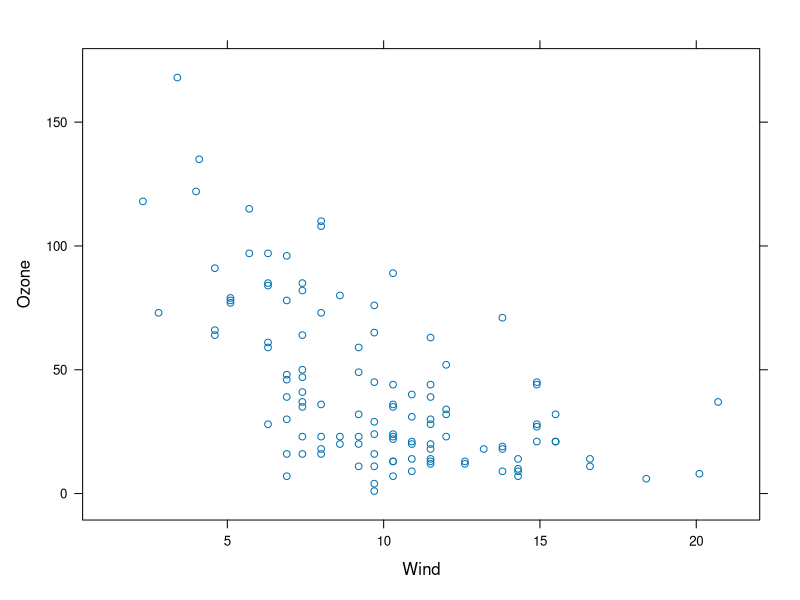
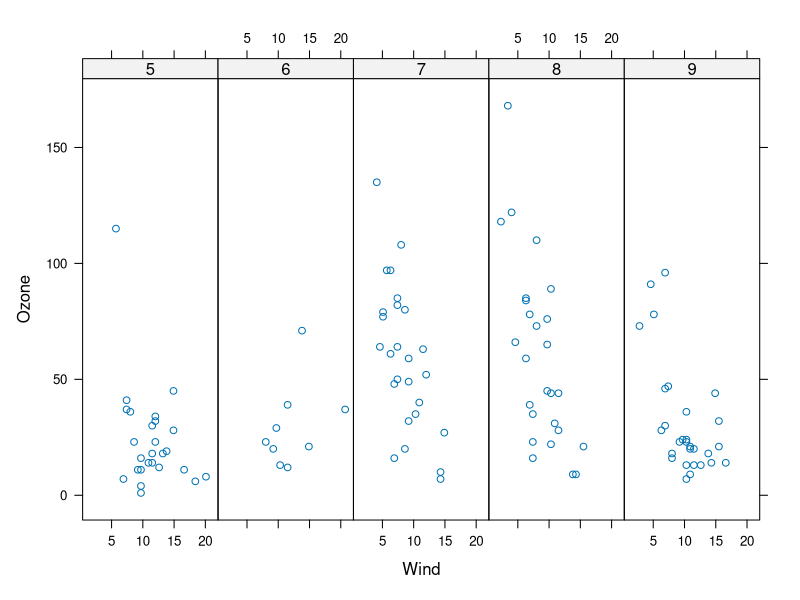
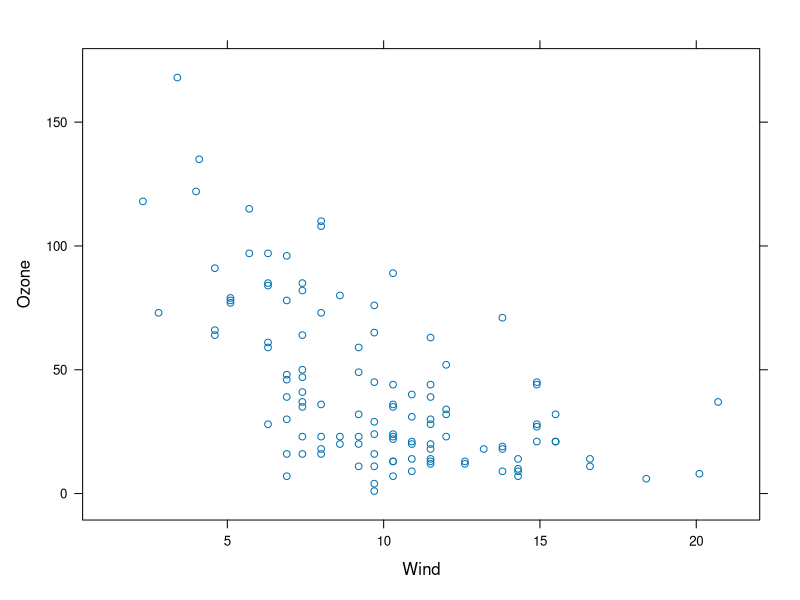

The R script that drew these images, in order:
## ---- chunk 1
knitr::opts_chunk$set(echo = TRUE)
## ---- chunk 2
# xyplot(y ~ x | f * g, data)
# # f and g are conditioning variables - they are optional
# -- the * indicates an interaction between two variables

library(lattice)
library(datasets)
xyplot(Ozone ~ Wind, data = airquality)

# Convert "Month" to a factor variable
airquality <- transform(airquality, Month = factor(Month))
xyplot(Ozone ~ Wind | Month, data = airquality, layout = c(5,1))
## ---- chunk 3
# compared with auto-printing
p <- xyplot(Ozone ~ Wind, data = airquality)
print(p)
